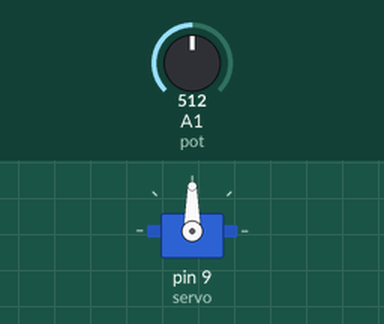
Simulated run of this sketch. Board: Arduino Uno, built with avr-gcc and run on an emulated ATmega328P. On the bench: servo. The test bench sets the inputs (shaded band); at power-on: A1 (pot) = 512.

Above: at 1.2 s.
1.3 s: A1 (pot) set to 716
At 2.0 s:
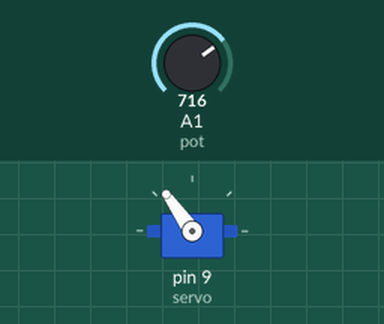
2.8 s: A1 (pot) set to 900
At 3.1 s:
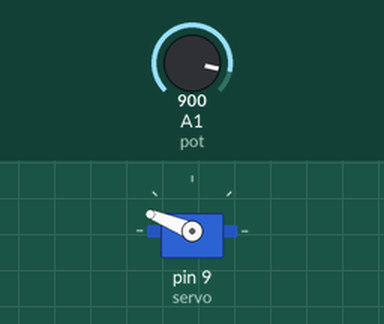
4.3 s: A1 (pot) set to 1023
At 5.4 s:
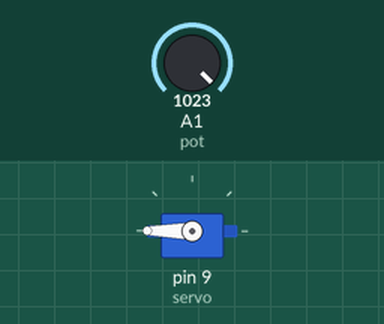
5.8 s: A1 (pot) set to 306
At 6.6 s:
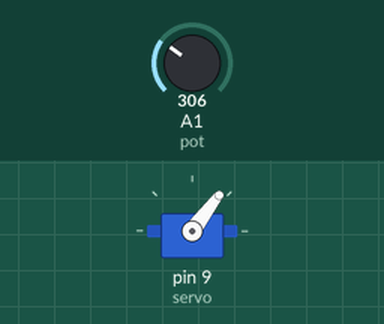
7.3 s: A1 (pot) set to 122
At 7.7 s:
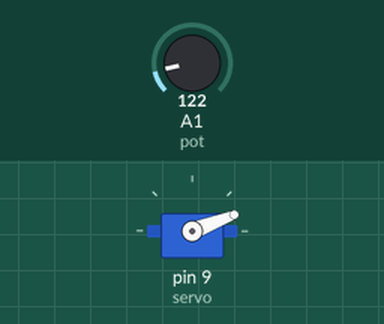
Timing chart, 0 to 9.8 s (numbered marks = the images above; inputs shaded):
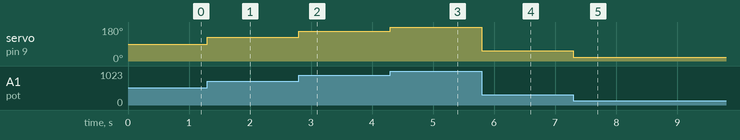

The sketch:

ServoE_potenciometro.ino
```cpp
#include <Servo.h>
Servo servo;
int pot = A1;

void setup() {
  // put your setup code here, to run once:
  servo.attach(9);
  pinMode(pot,INPUT);
}

void loop() {
  // put your main code here, to run repeatedly:
  int angulo = map(analogRead(pot),0,1023,0,180);
  servo.write(angulo);

}
```

Measured:
- after the input at 1.3 s, servo on pin 9 (servo): 90° → 125° at once
- after the input at 2.8 s, servo on pin 9 (servo): 125° → 158° at once
- after the input at 4.3 s, servo on pin 9 (servo): 158° → 180° at once
- after the input at 5.8 s, servo on pin 9 (servo): 180° → 53° at once
- after the input at 7.3 s, servo on pin 9 (servo): 53° → 21° at once
